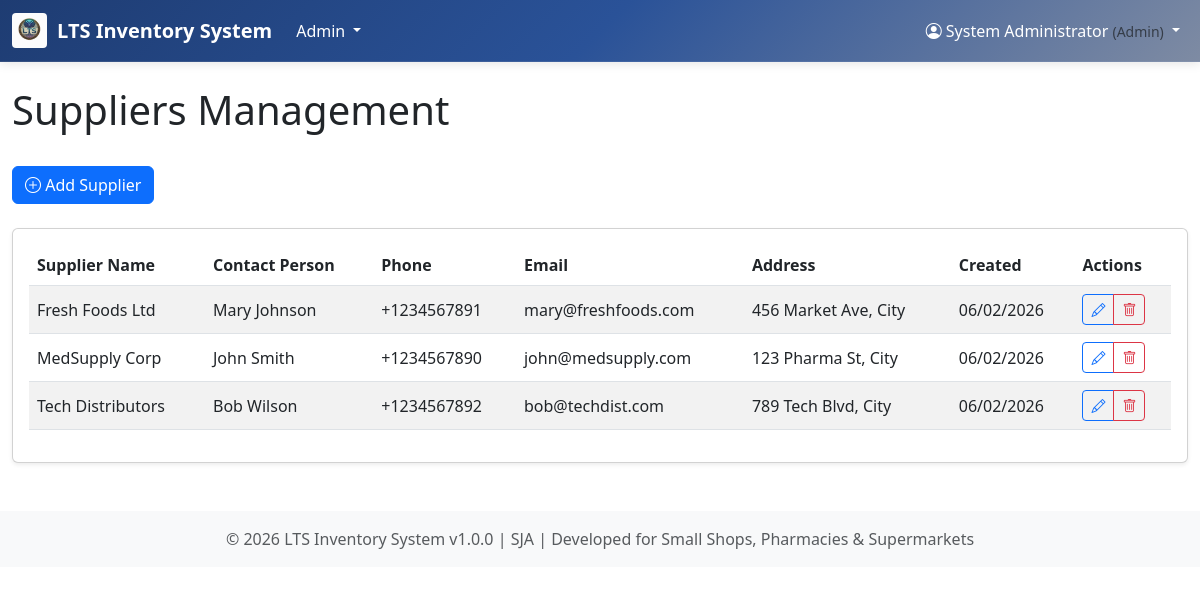
Screenshot of /admin/suppliers.php (signed in) with the database file from the repository.
### tables this page shows
CREATE TABLE `system_settings` (
  `id` int(11) NOT NULL,
  `setting_key` varchar(100) NOT NULL,
  `setting_value` text NOT NULL,
  `setting_type` enum('string','number','boolean','json') NOT NULL DEFAULT 'string',
  `setting_group` varchar(50) NOT NULL DEFAULT 'general',
  `description` text DEFAULT NULL,
  `is_editable` tinyint(1) NOT NULL DEFAULT 1,
  `created_at` timestamp NOT NULL DEFAULT current_timestamp(),
  `updated_at` timestamp NOT NULL DEFAULT current_timestamp() ON UPDATE current_timestamp()
);

CREATE TABLE `roles` (
  `id` int(11) NOT NULL,
  `name` varchar(50) NOT NULL,
  `description` text DEFAULT NULL,
  `created_at` timestamp NOT NULL DEFAULT current_timestamp()
);

CREATE TABLE `suppliers` (
  `id` int(11) NOT NULL,
  `name` varchar(100) NOT NULL,
  `contact_person` varchar(100) DEFAULT NULL,
  `phone` varchar(20) DEFAULT NULL,
  `email` varchar(100) DEFAULT NULL,
  `address` text DEFAULT NULL,
  `created_at` timestamp NOT NULL DEFAULT current_timestamp()
);

### includes/logo.php (called while the page is built, shortened)
<?php
function getLogoUrl() {
    $logoFiles = glob(__DIR__ . '/../assets/uploads/logo/logo.*');
    if (!empty($logoFiles)) {
        return BASE_URL . '/assets/uploads/logo/' . basename($logoFiles[0]);
    }
    return null;
}
function hasLogo() {
    $logoFiles = glob(__DIR__ . '/../assets/uploads/logo/logo.*');
    return !empty($logoFiles);
}
?>

### includes/settings.php (called while the page is built, shortened)
<?php
function getSetting($key, $default = null) {
    global $pdo;
    try {
        $stmt = $pdo->prepare("SELECT setting_value, setting_type FROM system_settings WHERE setting_key = ?");
        $stmt->execute([$key]);
        $row = $stmt->fetch(PDO::FETCH_ASSOC);
        if ($row) {
            $value = $row['setting_value'];
            switch ($row['setting_type']) {
                default:
                    $value = (string)$value;
            }
            return $value;
        }
        return $default;
    } catch (PDOException $e) {
        return $default;
    }
}
?>

### includes/functions.php (called while the page is built, shortened)
<?php
function isLoggedIn() {
    return isset($_SESSION['user_id']);
}
function getCurrentUser() {
    if (isLoggedIn()) {
        return [
            'id' => $_SESSION['user_id'] ?? null,
            'username' => $_SESSION['username'] ?? null,
            'full_name' => $_SESSION['full_name'] ?? null,
            'role_id' => $_SESSION['role_id'] ?? null,
            'role_name' => $_SESSION['role_name'] ?? null,
            'login_time' => $_SESSION['login_time'] ?? null
        ];
    }
    return null;
}
function formatDate($date, $format = DISPLAY_DATE_FORMAT) {
    return date($format, strtotime($date));
}
function getRoleName($roleId) {
    $sql = "SELECT name FROM roles WHERE id = ?";
    $role = fetchRow($sql, [$roleId]);
    return $role ? $role['name'] : 'Unknown';
}
function canAccessModule($module) {
    $user = getCurrentUser();
    $roleId = $user['role_id'];
    $modulePermissions = [
        'admin' => [1],
        'reports' => [1, 2],
        'products' => [1, 2],
        'purchases' => [1, 2],
        'customers' => [1, 2],
        'suppliers' => [1, 2],
        'categories' => [1, 2],
        'users' => [1],
        'settings' => [1],
        'backup' => [1],
        'notifications' => [1, 2],
        'pos' => [1],
        'dashboard' => [1, 2],
    ];
    return isset($modulePermissions[$module]) && in_array($roleId, $modulePermissions[$module]);
}
?>

### config/database.php (called while the page is built, shortened)
<?php
function getConnection() {
    static $conn = null;
    if ($conn === null) {
        try {
            $dsn = "mysql:host=" . DB_HOST . ";dbname=" . DB_NAME . ";charset=" . DB_CHARSET;
            $conn = new PDO($dsn, DB_USER, DB_PASS, [
                PDO::ATTR_ERRMODE => PDO::ERRMODE_EXCEPTION,
                PDO::ATTR_DEFAULT_FETCH_MODE => PDO::FETCH_ASSOC,
                PDO::ATTR_EMULATE_PREPARES => false
            ]);
        } catch (PDOException $e) {
            die("Database connection failed: " . $e->getMessage());
        }
    }
    return $conn;
}
function executeQuery($sql, $params = []) {
    try {
        $conn = getConnection();
        $stmt = $conn->prepare($sql);
        $stmt->execute($params);
        return $stmt;
    } catch (PDOException $e) {
        die("Query failed: " . $e->getMessage());
    }
}
function fetchRow($sql, $params = []) {
    $stmt = executeQuery($sql, $params);
    return $stmt->fetch();
}
function fetchAll($sql, $params = []) {
    $stmt = executeQuery($sql, $params);
    return $stmt->fetchAll();
}
?>

### admin/suppliers.php (the view, shortened to what this page needs)
<?php
$pageTitle = 'Suppliers Management';
$suppliers = fetchAll("SELECT * FROM suppliers ORDER BY name");
require_once __DIR__ . '/../includes/header.php';
?>
<div class="row">
    <div class="col-12">
        <div class="d-flex justify-content-between align-items-center mb-4">
            <button type="button" class="btn btn-primary" data-bs-toggle="modal" data-bs-target="#addSupplierModal">
                <i class="bi bi-plus-circle"></i> Add Supplier
            </button>
        </div>
    </div>
</div>
<div class="card">
    <div class="card-body">
        <div class="table-responsive">
            <table class="table table-striped">
                <thead>
                    <tr>
                        <th>Supplier Name</th>
                        <th>Contact Person</th>
                        <th>Phone</th>
                        <th>Email</th>
                        <th>Address</th>
                        <th>Created</th>
                        <th>Actions</th>
                    </tr>
                </thead>
                <tbody>
                    <?php foreach ($suppliers as $supplier): ?>
                    <tr>
                        <td><?php echo $supplier['name']; ?></td>
                        <td><?php echo $supplier['contact_person'] ?: '-'; ?></td>
                        <td><?php echo $supplier['phone'] ?: '-'; ?></td>
                        <td><?php echo $supplier['email'] ?: '-'; ?></td>
                        <td><?php echo $supplier['address'] ?: '-'; ?></td>
                        <td><?php echo formatDate($supplier['created_at']); ?></td>
                        <td>
                            <div class="btn-group btn-group-sm">
                                <button type="button" class="btn btn-outline-primary">
                                    <i class="bi bi-pencil"></i>
                                </button>
                                <button type="button" class="btn btn-outline-danger">
                                    <i class="bi bi-trash"></i>
                                </button>
                            </div>
                        </td>
                    </tr>
                    <?php endforeach; ?>
                </tbody>
            </table>
        </div>
    </div>
</div>
<?php require_once __DIR__ . '/../includes/footer.php'; ?>

### includes/header.php (shortened to what this page needs)
<?php
require_once __DIR__ . '/logo.php';
require_once __DIR__ . '/../config/config.php';
require_once __DIR__ . '/../includes/settings.php';
?>
<!DOCTYPE html>
<html lang="en">
<head>
    <link rel="stylesheet" href="<?php echo BASE_URL; ?>/assets/css/style.css">
    <link href="https://cdn.jsdelivr.net/npm/bootstrap@5.3.0/dist/css/bootstrap.min.css" rel="stylesheet">
    <link rel="stylesheet" href="https://cdn.jsdelivr.net/npm/bootstrap-icons@1.10.0/font/bootstrap-icons.css">
</head>
<body<?php echo isset($bodyClass) ? ' class="' . htmlspecialchars($bodyClass) . '"' : ''; ?>>
    <nav class="navbar navbar-expand-lg navbar-dark bg-primary">
        <div class="container-fluid">
            <a class="navbar-brand d-flex align-items-center" href="<?php echo BASE_URL; ?>">
                <?php if (hasLogo()): ?>
                    <img src="<?php echo getLogoUrl(); ?>" alt="<?php echo APP_NAME; ?>"
                         style="height: 35px; margin-right: 10px; border-radius: 4px;">
                <?php endif; ?>
                <strong><?php echo getSetting('store_name', APP_NAME); ?></strong>
            </a>
            <div class="collapse navbar-collapse" id="navbarNav">
                <ul class="navbar-nav me-auto">
                    <?php if (canAccessModule('admin')): ?>
                        <li class="nav-item dropdown">
                            <a class="nav-link dropdown-toggle" href="#" id="adminDropdown" role="button" data-bs-toggle="dropdown">
                                Admin
                            </a>
                        </li>
                    <?php endif; ?>
                </ul>
                <ul class="navbar-nav">
                    <li class="nav-item dropdown">
                        <a class="nav-link dropdown-toggle" href="#" id="userDropdown" role="button" data-bs-toggle="dropdown">
                            <i class="bi bi-person-circle"></i>
                            <?php echo getCurrentUser()['full_name']; ?>
                            <small class="text-muted">(<?php echo getRoleName(getCurrentUser()['role_id']); ?>)</small>
                        </a>
                    </li>
                </ul>
            </div>
        </div>
    </nav>
    <main class="container-fluid mt-4">
        <?php if (isset($pageTitle)): ?>
            <div class="row mb-4">
                <div class="col">
                    <h1><?php echo $pageTitle; ?></h1>
                </div>
            </div>
        <?php endif; ?>

### includes/footer.php (shortened to what this page needs)
    </main>
    <footer class="bg-light text-center text-muted py-3 mt-5">
        <div class="container">
            <p class="mb-0">
                &copy; <?php echo date('Y'); ?> <?php echo getSetting('store_name', APP_NAME); ?> v<?php echo APP_VERSION; ?> |
                SJA |
                Developed for Small Shops, Pharmacies & Supermarkets
            </p>
        </div>
    </footer>
</body>
</html>

### assets/css/style.css (style rules this page uses)
:root { --primary-color: #007bff; --secondary-color: #6c757d; --success-color: #28a745; --danger-color: #dc3545; --warning-color: #ffc107; --info-color: #17a2b8; --light-color: #f8f9fa; --dark-color: #343a40; --border-radius: 0.375rem; --box-shadow: 0 0.125rem 0.25rem rgba(0, 0, 0, 0.075); --transition: all 0.15s ease-in-out; }
body { font-family: 'Segoe UI', Tahoma, Geneva, Verdana, sans-serif; font-size: 14px; line-height: 1.6; color: var(--text-primary); background-color: var(--bg-primary); transition: var(--transition); }
.navbar { background-color: var(--navbar-bg); border-bottom: 1px solid var(--border-color); box-shadow: var(--box-shadow); }
.navbar-brand { font-weight: 600; font-size: 1.25rem; color: var(--text-primary); }
.navbar-nav .nav-link { font-weight: 500; padding: 0.5rem 1rem; border-radius: var(--border-radius); transition: var(--transition); color: var(--text-primary); }
.card { border: 1px solid rgba(0, 0, 0, 0.125); box-shadow: var(--box-shadow); background-color: var(--card-bg); transition: var(--transition); }
.card-body { color: var(--text-primary); }
.table { margin-bottom: 0; }
.table th { font-weight: 600; border-top: none; background-color: var(--bg-secondary); color: var(--text-primary); position: sticky; top: 0; z-index: 10; }
.table td { border-top: 1px solid var(--border-color); color: var(--text-primary); vertical-align: middle; }
.btn { font-weight: 500; border-radius: var(--border-radius); transition: var(--transition); }

### includes/header.php (style rules this page uses)
.navbar { background: linear-gradient(135deg, #1e3c72 0%, #2a5298 50%, #7e8ba3 100%) !important; border-bottom: 1px solid rgba(255, 255, 255, 0.1); box-shadow: 0 2px 10px rgba(0, 0, 0, 0.1); }
.navbar-brand { color: white !important; font-weight: 600; }
.navbar-nav .nav-link { color: white !important; font-weight: 500; transition: all 0.3s ease; }

### rows the page displays
system_settings: setting_value "LTS Inventory System"
roles: name "Admin"
suppliers: name "Fresh Foods Ltd", contact_person "Mary Johnson", phone "+1234567891", email "mary@freshfoods.com", address "456 Market Ave, City", created_at "06/02/2026"
suppliers: name "MedSupply Corp", contact_person "John Smith", phone "+1234567890", email "john@medsupply.com", address "123 Pharma St, City", created_at "06/02/2026"
suppliers: name "Tech Distributors", contact_person "Bob Wilson", phone "+1234567892", email "bob@techdist.com", address "789 Tech Blvd, City", created_at "06/02/2026"

### other values shown
getCurrentUser()['full_name'] "System Administrator"
$pageTitle "Suppliers Management"
APP_VERSION "1.0.0"
